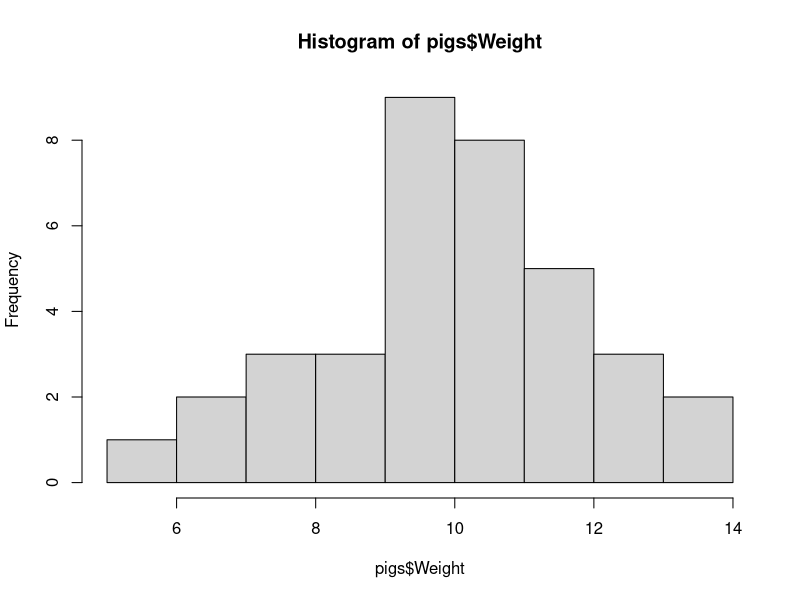
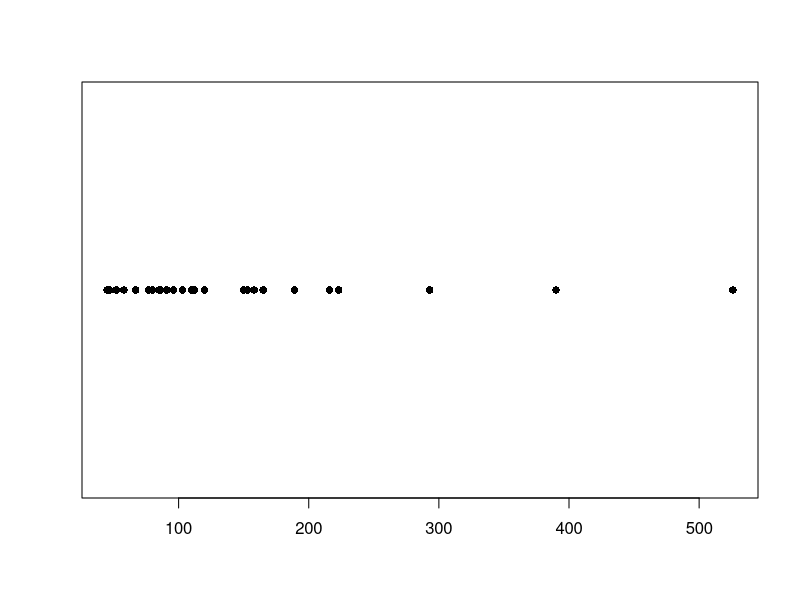
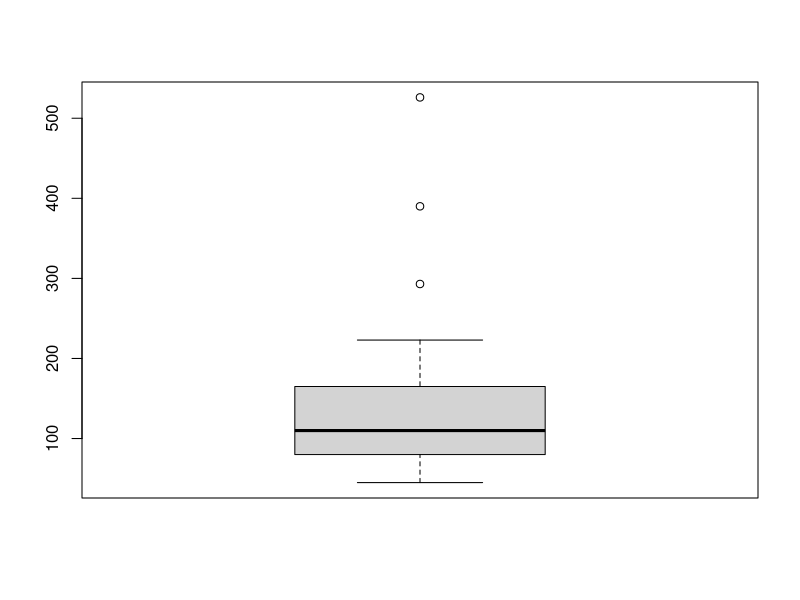
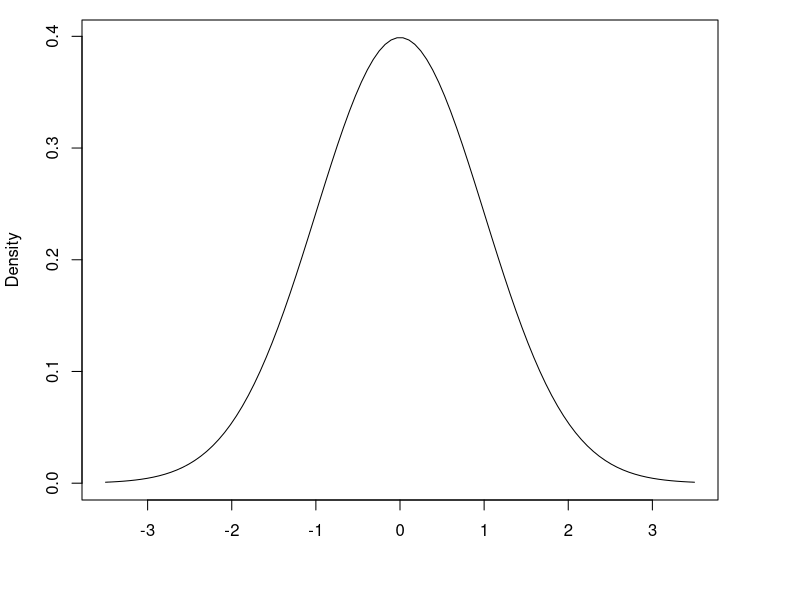
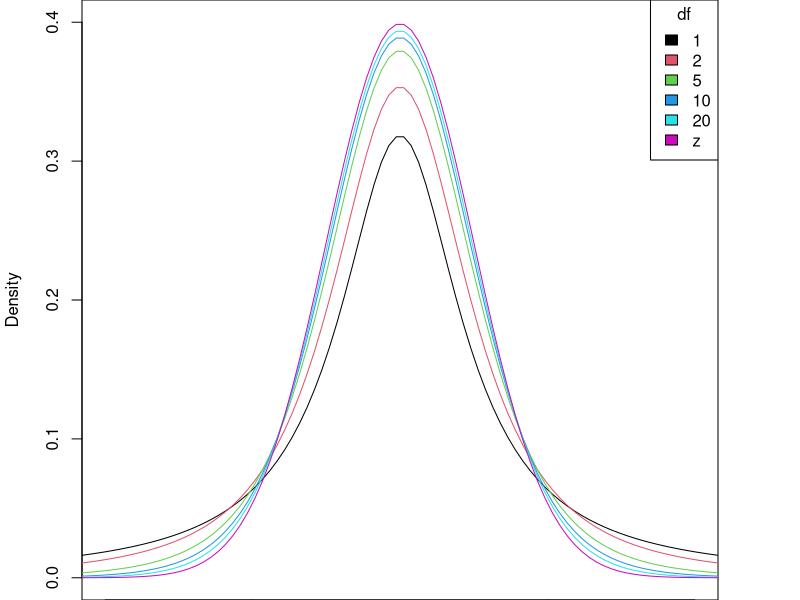
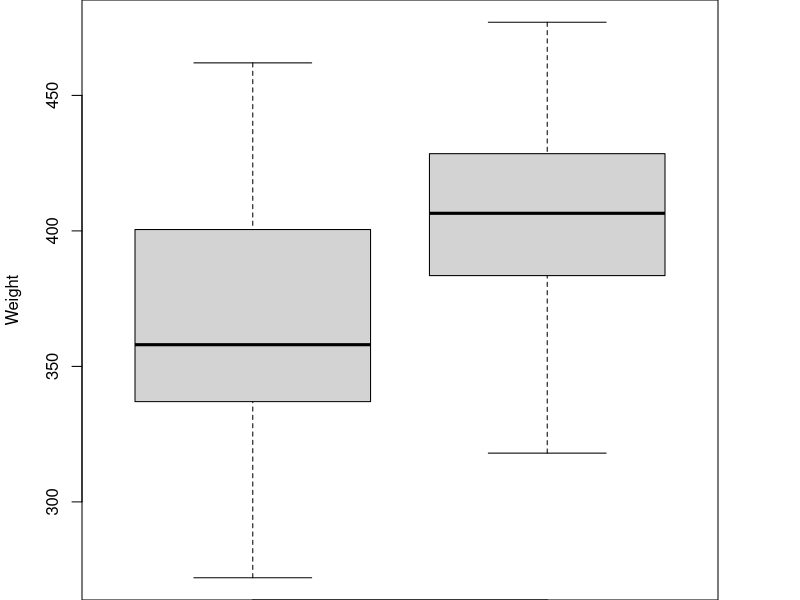
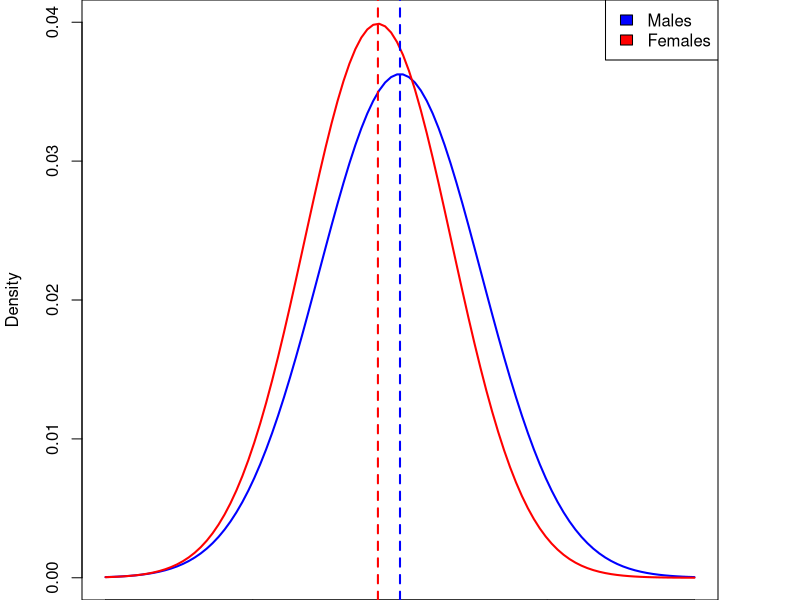

Recreate these plots in R, in order.
## ---- chunk 1
# This is a comment

# This adds 3 + 5
3 + 5

# This adds 3 + 2 and assigns it to an object called "a"
a = 3 + 2

# This shows the value of "a"
a
## ---- chunk 2
# This also adds 3 + 2 and assigns it to an object called "a"
a <- 3 + 5

# This takes the object "a", and adds 10 to it
a + 10

# This calculates the square root of "a"
# sqrt is called a "function" - we'll use functions a lot
sqrt(a)
## ---- chunk 3
## Load the data into R from a CSV file
mouseData <- read.csv('DataSets/mouseExample.csv')
## ---- chunk 4
## what sort of data object is it?
class(mouseData)
## ---- chunk 5
## What are its dimensions?
dim(mouseData)
## ---- chunk 6
## List the variables names in the dataframe
names(mouseData)
## ---- chunk 7
## Typing the name of the object displays its contents
mouseData
## ---- chunk 8
## The $ symbol allows you to reference the columns of a dataframe.
## The following produces a summary of the data in the 
## "WeightGain_grams" column, and the calculates the standard 
## deviation.
summary(mouseData$WeightGain_grams)
sd(mouseData$WeightGain_grams)
## ---- chunk 9
## You can also just use the column number
summary(mouseData[,4])
## ---- chunk 10
## Or the name of the column
summary(mouseData[,"WeightGain_grams"])
## ---- chunk 11
pigs<-read.csv('DataSets/pigs.csv')
head(pigs)
## ---- chunk 12
## Since there is only one variable, can just specificy the 
## "pigs" data.frame
table(pigs)
## Better practice to specify the variable you are interested in
table(pigs$Weight)
## ---- chunk 13
hist(pigs$Weight)
## ---- chunk 14
heroin<-read.csv('DataSets/morphine.csv')
options(width=50)
sort(heroin$Morphine)
## ---- chunk 15
stripchart(heroin$Morphine, pch=16, vertical=FALSE)
## ---- chunk 16
mean(heroin$Morphine)
## ---- chunk 17
median(heroin$Morphine)
## ---- chunk 18
summary(heroin$Morphine)
## ---- chunk 19
boxplot(heroin$Morphine)
## ---- chunk 20
range(heroin$Morphine)
IQR(heroin$Morphine)
## ---- chunk 21
sd(heroin$Morphine)
## ---- chunk 22
var(heroin$Morphine)
sd(heroin$Morphine)^2
## ---- chunk 23
x<-seq(-3.5,3.5,l=100)
par(mar=c(5,4.1,1,4.1))
plot(x, dnorm(x),type='l',ylab='Density',xlab='')
## ---- chunk 24
x<-seq(-5,5,l=100)
d<-c(1,2,5,10,20)
par(mar=c(0,4.1,0,4.1))
plot(x, dt(x,1),type='l',ylab='Density',xlab='',ylim=c(0,0.4),xlim=c(-4,4))
for(i in 2:5) lines(x, dt(x,d[i]),col=i)
lines(x,dnorm(x),col=6)
legend("topright",legend=c(d,"z"),fill=1:6,title='df')
## ---- chunk 25
calcium<-read.csv('DataSets/calcium.csv')
head(calcium)
## ---- chunk 26
t.test(calcium$Calcium)
## ---- chunk 27
t.test(heroin$Morphine)$conf.int
t.test(log10(heroin$Morphine))$conf.int
10^t.test(log10(heroin$Morphine))$conf.int
## ---- chunk 28
corn<-read.csv('DataSets/corn.csv')
head(corn)
## ---- chunk 29
## Generate boxplots for each group
boxplot(Weight ~ Group, data=corn)
## ---- chunk 30
## Confidence interval for difference between means
t.test(Weight ~ Group, data=corn)
## ---- chunk 31
## Confidence interval for difference between means
t.test(Weight ~ Group, data=corn, conf.level = 0.99)
## ---- chunk 32
t.test(Weight ~ Group, data=corn)
## ---- chunk 33
aggregate(corn$Weight, list(corn$Group), mean)
aggregate(corn$Weight, list(corn$Group), sd)
## ---- chunk 34
t.test(Weight ~ Group, data=corn)
## ---- chunk 35
x<-seq(20,100,l=100)
plot(x,dnorm(x,60,11),type='l',ylim=c(0,0.040),xlab='Serum LD',ylab="Density",
     col="blue",lwd=2)
lines(x,dnorm(x,57,10),col="red",lwd=2)
abline(v=60,col='blue',lwd=2,lty=2)
abline(v=57,col='red',lwd=2,lty=2)
legend("topright",legend=c("Males","Females"),fill=c("blue","red"))
